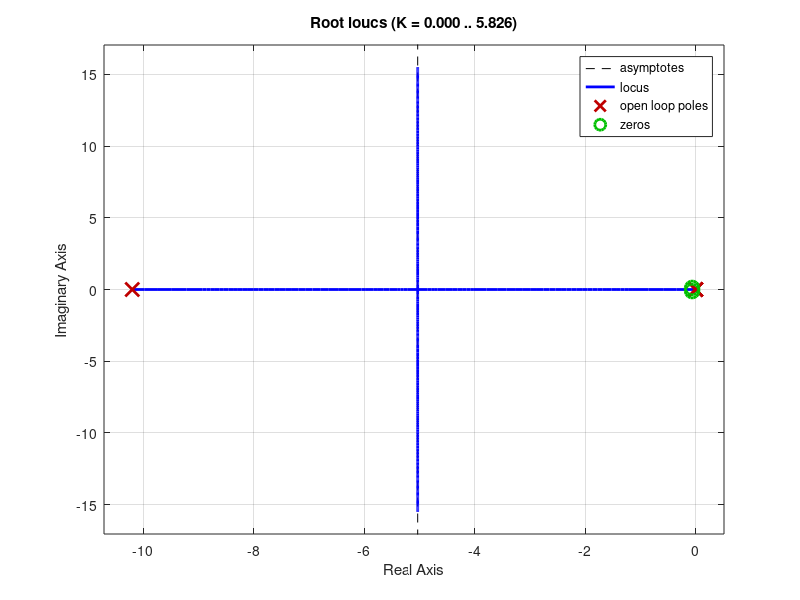

MATLAB code to generate this figure: (Note: this script raises an error after producing the figure.)
clear
close all
clc


% Investigate bode plot method and gain margin.


% Requirements
    MP = 5; %Overshoot
    RT = 5; %Rise time

    df = -log(MP/100) * sqrt(1/(pi^2 + log(MP/100)^2)); %Find dampning factor
    
    
% Plant (Motor - Dynamics)
    G = tf(70.55,[0.098,1]) * tf(1,[0.942,0,0]);
    

% Controller

    K = 0.008;
    KD = 0.06;
    KI = 0.001;
    
    Deri = tf([1,0],1);
    Intg = tf(1,[1,0]);

    D = K + KD * Deri + KI * Intg;
    
    
% Plot root locus 
    figure(), rlocus(G*D);
    
% Draw our requirements on the graph
    line(tan(acos(df)+(pi/2)));
    circle(0,0,(1.8/RT));

% At last draw the closed loop step response
    CL = (G*D)/(1+G*D);
    
    figure(), step(CL);
    %hold on;
    %step(1 / tf('s'));
    %hold off;
    [y, t] = step(CL);
    sse = abs(1-y(length(y)));
    stepinfo(CL)
    
    
    
    
    
    
    
    
% For drawing circles
function h = circle(x,y,r)
hold on
th = 0:pi/50:2*pi;
xunit = r * cos(th) + x;
yunit = r * sin(th) + y;
h = plot(xunit, yunit);
hold off
end

% For drawing lines
function h = line(a)
hold on
xunit = -100:100;
yunit = a * xunit;
h = plot(xunit, yunit);
hold off
end


